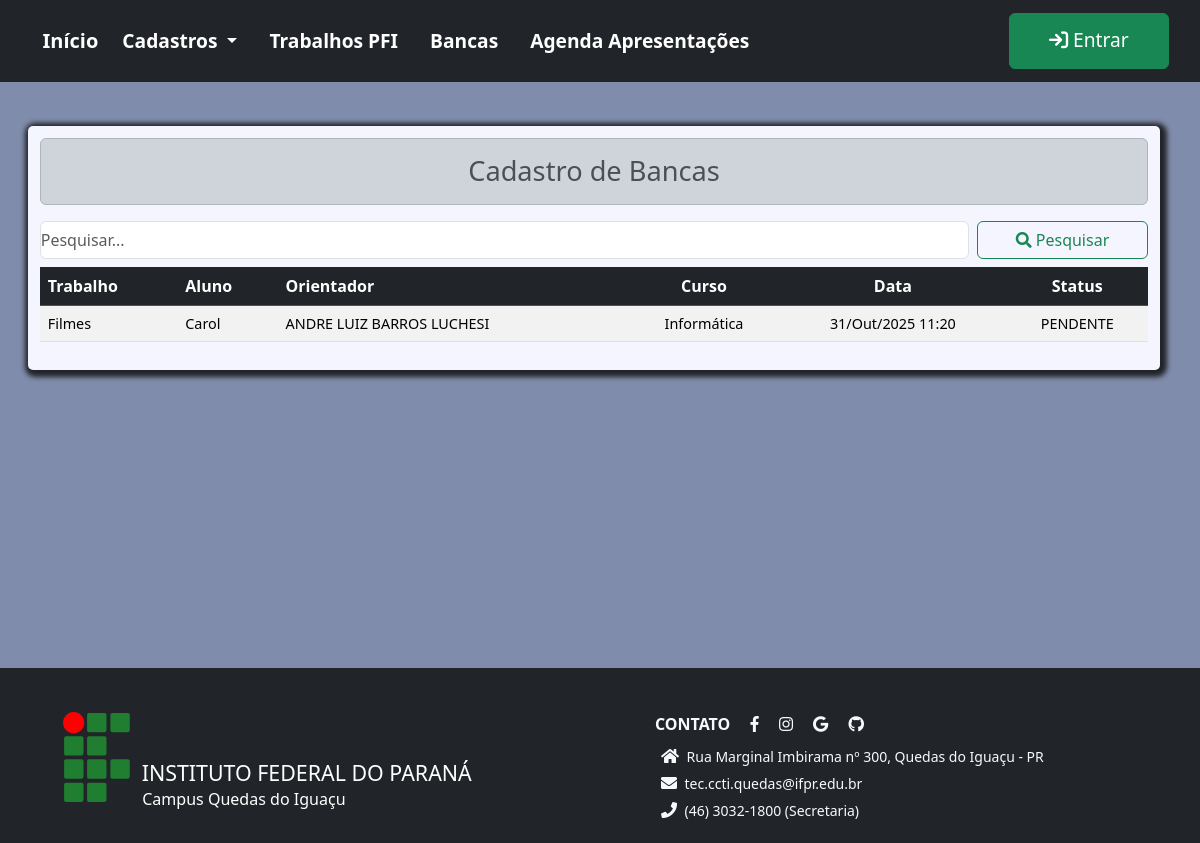
Before: /bancas/listar/ with the older database file.
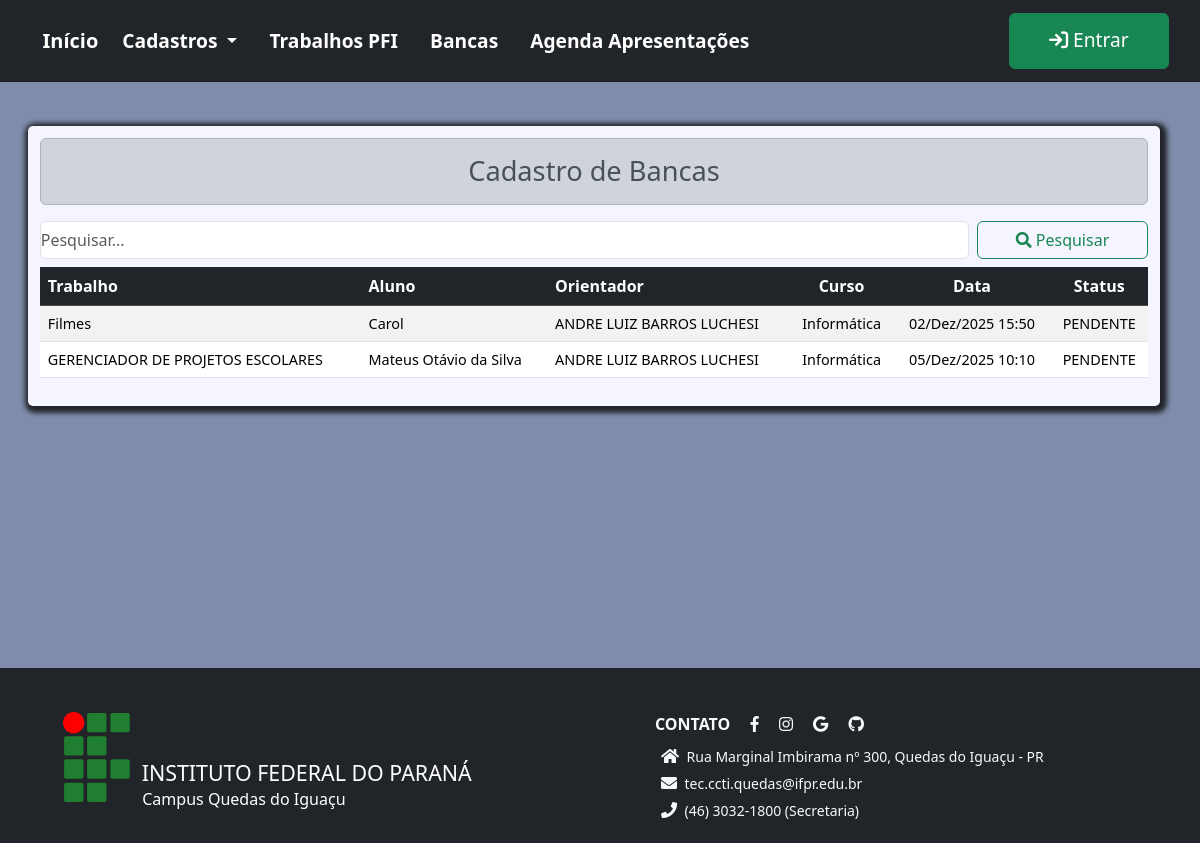
After: the same page with the newer database file.
### pfi/models.py (models this page shows, shortened)
class Banca(models.Model):
    trabalho = models.ForeignKey(Trabalho_Final, on_delete=models.RESTRICT, blank=False, null=False)
    membro_banca1 = models.ForeignKey(Avaliador, related_name='membro_banca1', on_delete=models.RESTRICT, blank=False, null=False)
    membro_banca2 = models.ForeignKey(Avaliador, related_name='membro_banca2', on_delete=models.RESTRICT, blank=False, null=False)
    data_apresentacao = models.DateTimeField(null=False, blank=False)
    conceito_final = models.CharField(max_length=1, null=True, blank=True)
    status = models.CharField(max_length=50, null=True, blank=True, default='PENDENTE')
    observacao = models.TextField(null=True, blank=True)

class Trabalho_Final(models.Model):
    class Meta:
        verbose_name = 'Projeto Final Interdisciplinar (PFI)'
        verbose_name_plural = 'Projetos Finais Interdisciplinares'
    titulo = models.CharField(max_length=250, null=False, blank=False)
    resumo = models.TextField()
    tipo = models.CharField(max_length=150, null=True, blank=True)
    ano = models.IntegerField(
        validators=[MinValueValidator(2010), MaxValueValidator(datetime.date.today().year)])  # ano atual
    autor = models.ForeignKey(Aluno, on_delete=models.RESTRICT, blank=False, null=False)
    orientador = models.ForeignKey(Docente, on_delete=models.RESTRICT, blank=False, null=False)
    coorientador = models.ForeignKey(Avaliador, related_name='Coorientador', on_delete=models.RESTRICT, blank=True, null=True)
    url = models.URLField(max_length=250, null=True, blank=True, verbose_name='URL')

class Aluno(models.Model):
    ativo = models.BooleanField(default=True)
    nome = models.CharField(max_length=150, null=False, blank=False)
    email = models.EmailField(max_length=50, null=True, blank=True)
    ano_ingresso = models.IntegerField(
        validators=[MinValueValidator(2010), MaxValueValidator(datetime.date.today().year)])  # ano atual
    turma = models.ForeignKey(Turma, on_delete=models.RESTRICT, blank=True, null=True)

class Avaliador(User):
    nome = models.CharField(max_length=150, null=False, blank=False)
    telefone = models.CharField(verbose_name='Telefone', max_length=15, null=True, blank=True, help_text= 'Informe um telefone ou celular para contato')
    servidor_ifpr = models.BooleanField(verbose_name='Servidor do IFPR', default=True, help_text= 'Marque essa opção caso seja Servidor do IFPR')

class Turma(models.Model):
    nome = models.CharField(max_length=150, null=False, blank=False)
    ano = models.IntegerField(
        validators=[MinValueValidator(2010), MaxValueValidator(datetime.date.today().year)])  # ano atual
    curso = models.ForeignKey(Curso, on_delete=models.RESTRICT, blank=False, null=False)
    ativo = models.BooleanField(default=True)

class Curso(models.Model):
    nome = models.CharField(max_length=150, null=False, blank=False)
    nome_curso_abreviado = models.CharField(max_length=50, null=True, blank=True)
    descricao = models.TextField(max_length=500, null=True, blank=True)
    nivel = models.CharField(max_length=50, null=True, blank=True)
    modalidade = models.CharField(max_length=50, null=True, blank=True)
    turno = models.CharField(max_length=50, null=False, blank=False)
    duracao = models.PositiveSmallIntegerField(validators=[MinValueValidator(1), MaxValueValidator(6)])
    carga_horaria = models.IntegerField(validators=[MinValueValidator(100), MaxValueValidator(5000)])
    ativo = models.BooleanField(default=True)

### pfi/views.py (the view)
# urls.py: path('bancas/listar/', views.ListBancas.as_view(), name='bancas'),
class ListBancas(ListView):
    template_name = 'banca_list.html'
    model = Banca
    queryset = Banca.objects.all().order_by(Lower('trabalho__autor__nome'))
    context_object_name = 'bancas'
    extra_context = {'form_titulo': 'Cadastro de Bancas'}
    def get_queryset(self):
        filter_val = self.request.GET.get('pesquisar', '')
        return Banca.objects.filter(Q(trabalho__titulo__contains=filter_val) | Q(trabalho__autor__nome__contains=filter_val) | Q(
            trabalho__orientador__nome__contains=filter_val)).order_by(Lower('trabalho__autor__nome'))

### pfi/templates/banca_list.html (shortened to what this page needs)
{% extends 'page.html' %}
{% block conteudo %}
<div class="content container ">
    <h2 class="text-center alert alert-dark">
        {{form_titulo}}
    </h2>
    <div class="row">
        <div class="d-flex " style="width: 100% !important; ">
            <form class="d-flex p-0 m-0 w-100"   role="search">
                <input class="form-control me-2 p-0 m-0"   type="search" placeholder="Pesquisar..." name="pesquisar" aria-label="Search"/>
                <button class="btn btn-outline-success  " style="width: 200px !important; " type="submit"><i class="fa fa-search"></i> Pesquisar </button>
            </form>
        </div>
        <div class="col-md-12 mt-2 table-responsive">
            <table class="table table-hover table-striped">
                <thead class='table-dark'>
                    <tr>
                        <th class="">Trabalho</th>
                        <th>Aluno</th>
                        <th>Orientador</th>
                        <th class="text-center">Curso</th>
                        <th class="text-center">Data</th>
                        <th class="text-center">Status</th>
                    </tr>
                </thead>
                <tbody class='bg-light'>
                    {% for banca in bancas %}
                    <tr>
                        <td>{{banca.trabalho.titulo}}</td>
                        <td>{{banca.trabalho.autor.nome}}</td>
                        <td>{{banca.trabalho.orientador.nome}}</td>
                        <td class="text-center">{{banca.trabalho.autor.turma.curso.nome_curso_abreviado}}</td>
                        <td class="text-center">{{banca.data_apresentacao | date:"d/M/Y H:i" }}</td>
                        <td class="text-center">{{banca.status}}</td>
                    </tr>
                    {%empty%}
                    <p>Nenhum banca cadastrada!</p>
                    {% endfor %}
                </tbody>
            </table>
        </div>
    </div>
</div>
{% endblock conteudo %}

Changed rows visible on the page:
changed Banca "Filmes": data_apresentacao "31/Out/2025 11:20" → "02/Dez/2025 15:50"
added Banca: trabalho.titulo "GERENCIADOR DE PROJETOS ESCOLARES", trabalho.autor.nome "Mateus Otávio da Silva", trabalho.orientador.nome "ANDRE LUIZ BARROS LUCHESI", trabalho.autor.turma.curso.nome_curso_abreviado "Informática", data_apresentacao "05/Dez/2025 10:10", status "PENDENTE"
